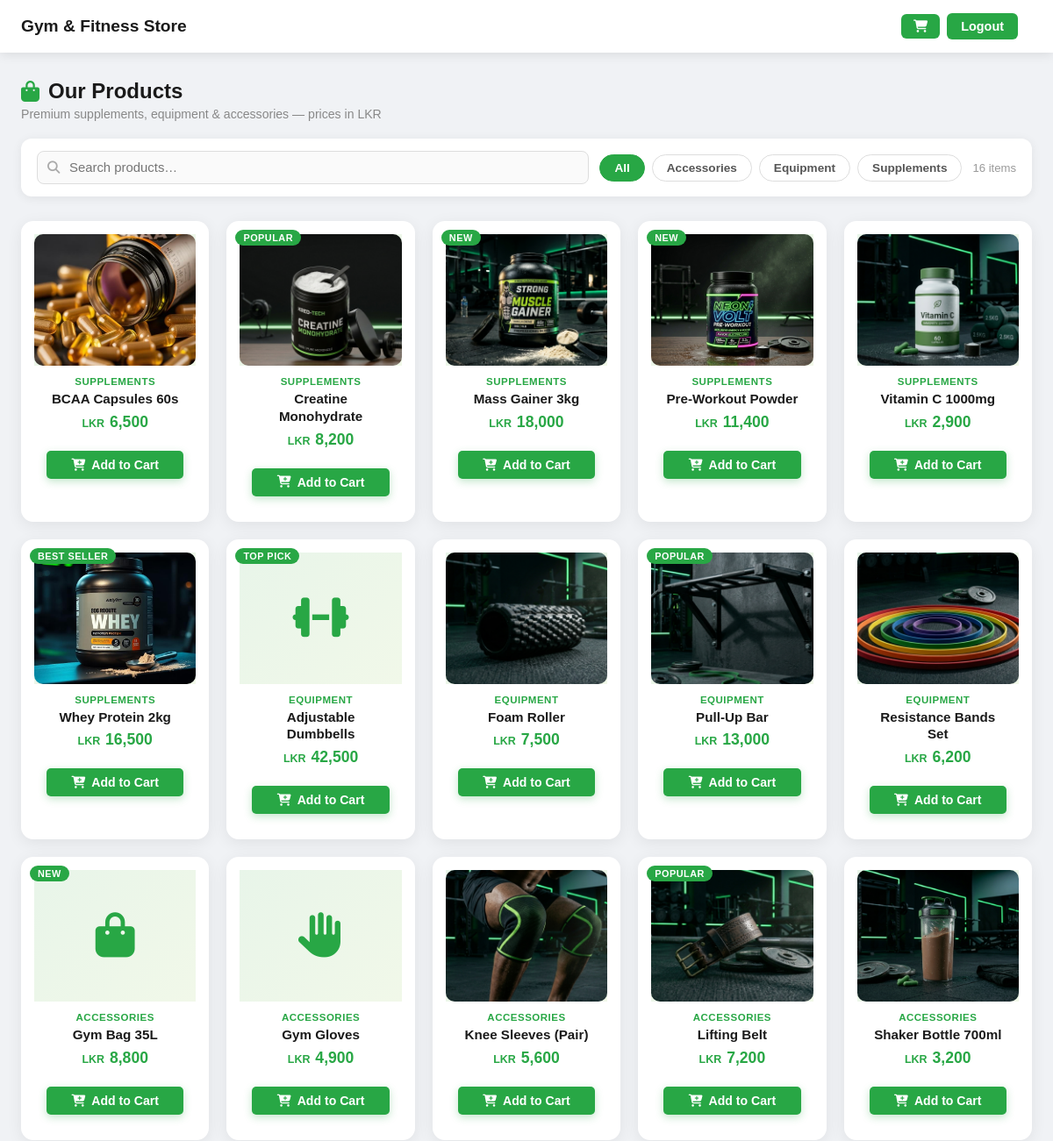
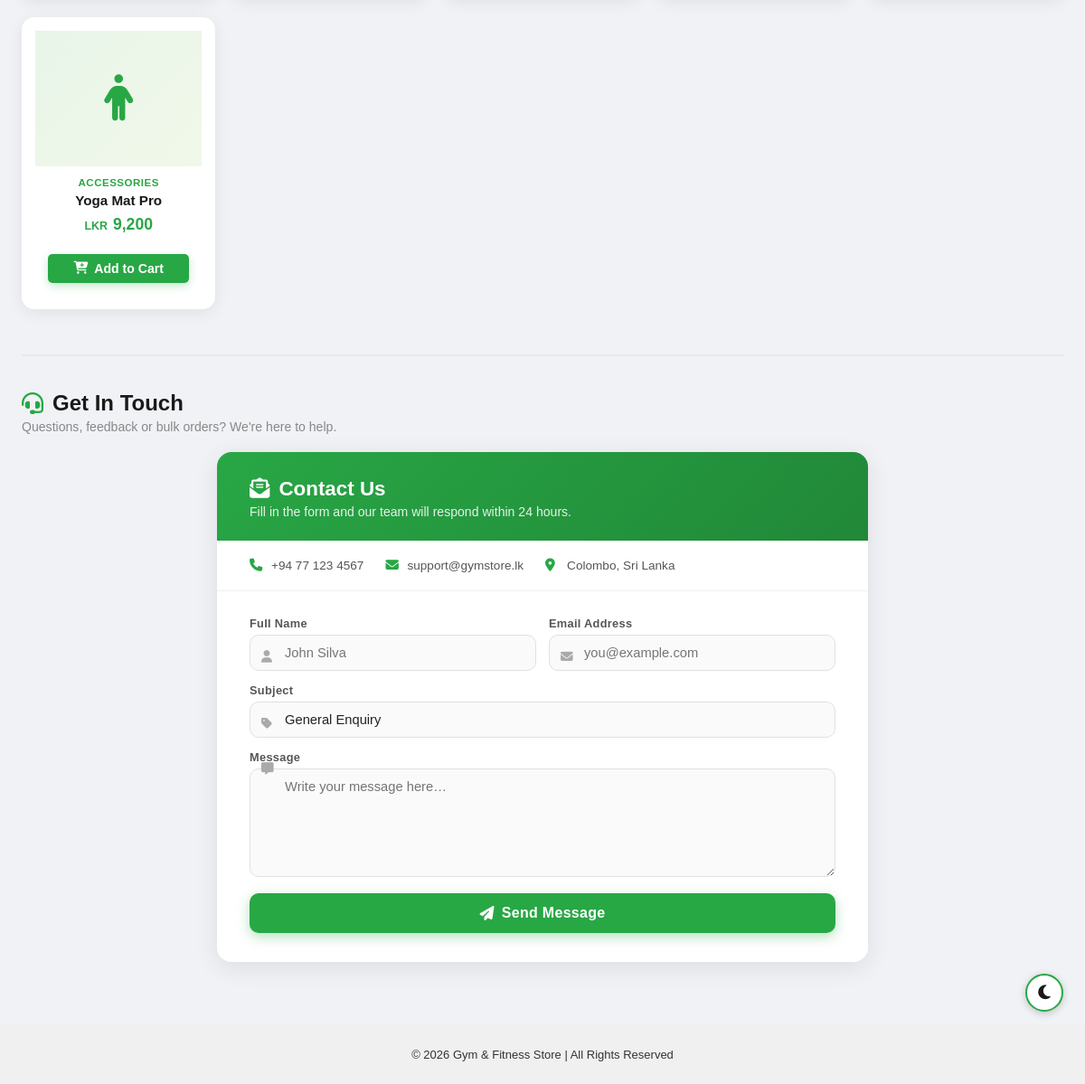
The page /user/home.php (signed in) on the database its author committed (2 pictures, top to bottom).
### tables this page shows
CREATE TABLE `products` (
  `id` int(11) NOT NULL,
  `name` varchar(100) NOT NULL,
  `category` enum('Supplements','Equipment','Accessories') NOT NULL,
  `brand` varchar(50) DEFAULT NULL,
  `price` decimal(10,2) NOT NULL,
  `quantity` int(11) NOT NULL DEFAULT 0,
  `description` text DEFAULT NULL,
  `image` varchar(255) DEFAULT NULL,
  `badge` varchar(50) DEFAULT '',
  `icon` varchar(50) DEFAULT ''
);

### user/home.php (the view, shortened to what this page needs)
<?php
include("../config/db.php");
$all_products = [];
$result = $conn->query("SELECT * FROM products ORDER BY category, name");
if($result && $result->num_rows > 0){
    while($row = $result->fetch_assoc()){
        $all_products[] = $row;
    }
}
$categories = array_unique(array_column($all_products, 'category'));
sort($categories);
?>
<!DOCTYPE html>
<html lang="en">
<head>
<link rel="stylesheet" href="../assets/style.css">
<link rel="stylesheet" href="https://cdnjs.cloudflare.com/ajax/libs/font-awesome/6.5.1/css/all.min.css">
</head>
<body class="light-mode">
<?php include("../includes/header.php"); ?>
<div class="page-outer">
<div class="main-content">
    <h2 class="section-heading"><i class="fa-solid fa-bag-shopping"></i> Our Products</h2>
    <p class="section-sub">Premium supplements, equipment &amp; accessories — prices in LKR</p>
    <div class="filter-bar">
        <div class="search-wrap">
            <i class="fa-solid fa-magnifying-glass"></i>
            <input type="text" id="searchInput" placeholder="Search products…" oninput="filterProducts()">
        </div>
        <div class="category-tabs">
            <button class="tab-btn active" data-cat="all" onclick="setCategory(this)">All</button>
            <?php foreach($categories as $cat): ?>
                <button class="tab-btn" data-cat="<?= htmlspecialchars($cat) ?>" onclick="setCategory(this)">
                    <?= htmlspecialchars($cat) ?>
                </button>
            <?php endforeach; ?>
        </div>
        <span class="results-count" id="resultsCount"></span>
    </div>
    <div class="products-grid" id="productsGrid">
    <?php foreach($all_products as $i => $row):
        $icon     = $row['icon']     ?? 'fa-box';
        $badge    = $row['badge']    ?? '';
        $category = $row['category'] ?? 'Other';
        $delay    = ($i % 8) * 0.06;
        $hasImg   = isset($row['image']) && !empty($row['image']) && file_exists("../assets/images/".$row['image']);
        $price    = number_format((float)$row['price'], 0);
    ?>
        <div class="product-card"
             data-name="<?= strtolower(htmlspecialchars($row['name'])) ?>"
             data-cat="<?= htmlspecialchars($category) ?>"
             style="animation-delay:<?= $delay ?>s">
            <?php if($badge): ?>
                <span class="product-badge"><?= htmlspecialchars($badge) ?></span>
            <?php endif; ?>
            <div class="product-img-wrap">
                <?php if($hasImg): ?>
                    <img src="../assets/images/<?= htmlspecialchars($row['image']) ?>"
                         alt="<?= htmlspecialchars($row['name']) ?>">
                <?php else: ?>
                    <i class="fa-solid <?= htmlspecialchars($icon) ?>"></i>
                <?php endif; ?>
            </div>
            <div class="product-info">
                <div class="product-category-tag"><?= htmlspecialchars($category) ?></div>
                <h3><?= htmlspecialchars($row['name']) ?></h3>
                <p class="price"><span class="price-currency">LKR</span> <?= $price ?></p>
                <form method="POST" style="margin:0;">
                    <button type="submit" name="add_to_cart" class="btn-cart">
                        <i class="fa-solid fa-cart-plus"></i> Add to Cart
                    </button>
                </form>
            </div>
        </div>
    <?php endforeach; ?>
    </div>
    <hr class="section-divider">
    <h2 class="section-heading"><i class="fa-solid fa-headset"></i> Get In Touch</h2>
    <p class="section-sub">Questions, feedback or bulk orders? We're here to help.</p>
    <div class="contact-card">
        <div class="contact-card-header">
            <h2><i class="fa-solid fa-envelope-open-text"></i> Contact Us</h2>
            <p>Fill in the form and our team will respond within 24 hours.</p>
        </div>
        <div class="contact-info-row">
            <span class="contact-info-item"><i class="fa-solid fa-phone"></i> +94 77 123 4567</span>
            <span class="contact-info-item"><i class="fa-solid fa-envelope"></i> support@gymstore.lk</span>
            <span class="contact-info-item"><i class="fa-solid fa-location-dot"></i> Colombo, Sri Lanka</span>
        </div>
        <div class="contact-form-body">
            <form method="POST" autocomplete="off">
                <div class="form-row">
                    <div class="input-group">
                        <label>Full Name</label>
                        <input type="text" name="c_name" placeholder="John Silva"
                               value="<?= htmlspecialchars($_POST['c_name'] ?? '') ?>" required>
                    </div>
                    <div class="input-group">
                        <label>Email Address</label>
                        <input type="email" name="c_email" placeholder="you@example.com"
                               value="<?= htmlspecialchars($_POST['c_email'] ?? '') ?>" required>
                    </div>
                </div>
                <div class="input-group">
                    <label>Subject</label>
                    <select name="c_subject">
                        <option value="General Enquiry" <?= ($_POST['c_subject']??'')==='General Enquiry'?'selected':'' ?>>General Enquiry</option>
                    </select>
                </div>
                <div class="input-group textarea-group">
                    <label>Message</label>
                    <textarea name="c_message" placeholder="Write your message here…" required><?= htmlspecialchars($_POST['c_message'] ?? '') ?></textarea>
                </div>
                <button type="submit" name="contact_submit" class="btn-send">
                    <i class="fa-solid fa-paper-plane"></i> Send Message
                </button>
            </form>
        </div>
    </div>
</div>
<div class="mode-toggle-container">
    <button id="mode-toggle" title="Toggle Light/Dark Mode">
        <i class="fa-solid fa-moon"></i>
    </button>
</div>
</div>
<?php include("../includes/footer.php"); ?>
</body>
</html>

### includes/header.php (shortened to what this page needs)
<?php
$currentPage = basename($_SERVER['PHP_SELF']);
$isLanding   = $currentPage === 'index.php';
$userLogged  = isset($_SESSION['user']);
$scriptDir = str_replace('\\', '/', dirname($_SERVER['PHP_SELF']));
$scriptDir = trim($scriptDir, '/');
$depth     = ($scriptDir === '') ? 0 : substr_count($scriptDir, '/') + 1;
$root      = str_repeat('../', $depth);
?>
<header class="main-header">
    <div class="logo">Gym &amp; Fitness Store</div>
    <nav id="mainNav">
        <ul>
            <?php if($isLanding): ?>
                <li><a href="auth/login.php"    class="btn-header">Login</a></li>
                <li><a href="auth/register.php" class="btn-header">Register</a></li>
            <?php else: ?>
                <?php if($userLogged): ?>
                    <li>
                        <a href="<?= $root ?>/gym-store/user/cart.php" class="btn-cart-header" title="Cart">
                            <i class="fa-solid fa-cart-shopping"></i>
                        </a>
                    </li>
                    <li><a href="<?= $root ?>/gym-store/auth/logout.php" class="btn-header">Logout</a></li>
                <?php endif; ?>
            <?php endif; ?>
        </ul>
    </nav>
</header>

### includes/footer.php
<footer class="main-footer">
    <div class="footer-content">
        <p>&copy; <?= date('Y') ?> Gym & Fitness Store | All Rights Reserved</p>
    </div>
</footer>

### assets/style.css (style rules this page uses)
body, html { margin:0; padding:0; font-family: Arial, sans-serif; transition: background 0.3s, color 0.3s; }
a { text-decoration:none; }
button { cursor:pointer; }
.main-header { width:100%; background:#1a1a1a; color:#fff; display:flex; align-items:center; padding:0 24px; height: 60px; z-index:1000; box-shadow:0 2px 10px rgba(0,0,0,0.2); box-sizing: border-box; flex-shrink: 0; }
.main-header .logo { font-size:20px; font-weight:bold; color:#fff !important; white-space: nowrap; flex-shrink: 0; }
.main-header nav { margin-left:auto; padding-right:40px; }
.main-header nav ul { display:flex; list-style:none; margin:0; padding:0; align-items:center; gap:10px; }
.btn-header { padding:8px 16px; border-radius:5px; background:#28a745; color:#fff !important; font-weight:bold; font-size:0.9rem; transition:background 0.3s; }
.main-footer { text-align:center; padding:8px 10px; font-size:13px; flex-shrink:0; transition:background 0.3s,color 0.3s; }
body.light-mode .main-footer { background:#f0f0f0 !important; color:#333 !important; }
.product-card { background:#fff; border-radius:10px; padding:15px; text-align:center; box-shadow:0 5px 15px rgba(0,0,0,0.1); }
.product-card img { max-width:100%; border-radius:10px; }
.product-card h3 { margin:10px 0 5px; }
.product-card p { margin:5px 0; color:#555; }
.product-card button { padding:8px 15px; border:none; border-radius:5px; background:#28a745; color:#fff; cursor:pointer; margin-top:10px; }
body.light-mode { background:#f4f4f4; color:#222; }
body.light-mode .main-header { background:#ffffff !important; box-shadow:0 2px 12px rgba(0,0,0,0.10) !important; }
body.light-mode .main-header .logo { color:#1a1a1a !important; }
body.light-mode .btn-header, body.dark-mode .btn-header { color:#fff !important; }

### includes/header.php (style rules this page uses)
.main-header { display:flex; align-items:center; padding:0 24px; height:60px; background:#1a1a1a; z-index:1000; box-sizing:border-box; width:100%; flex-shrink:0; transition:background 0.3s,box-shadow 0.3s; }
.main-header .logo { color:#fff; font-size:1.2rem; font-weight:bold; white-space:nowrap; flex-shrink:0; transition:color 0.3s; text-decoration:none; }
body.light-mode .main-header { background:#ffffff !important; box-shadow:0 2px 12px rgba(0,0,0,0.10); }
body.light-mode .main-header .logo { color:#1a1a1a !important; }
.main-header nav { margin-left:auto; padding-right:16px; }
.main-header nav ul { list-style:none; margin:0; padding:0; display:flex; align-items:center; gap:8px; }
.btn-header { display:inline-block; padding:7px 16px; border-radius:6px; text-decoration:none; font-weight:bold; font-size:0.9rem; color:#fff !important; background:#28a745; transition:background 0.3s; }
.btn-cart-header { display:inline-flex; align-items:center; gap:6px; padding:7px 14px; border-radius:6px; text-decoration:none; font-weight:bold; font-size:0.9rem; color:#fff !important; background:#28a745; transition:background 0.3s; position:relative; }

### rows shown on the page
products: image (picture), category "SUPPLEMENTS", name "BCAA Capsules 60s", price "6,500"
products: badge "POPULAR", image (picture), category "SUPPLEMENTS", name "Creatine Monohydrate", price "8,200"
products: badge "NEW", image (picture), category "SUPPLEMENTS", name "Mass Gainer 3kg", price "18,000"
products: badge "NEW", image (picture), category "SUPPLEMENTS", name "Pre-Workout Powder", price "11,400"
products: image (picture), category "SUPPLEMENTS", name "Vitamin C 1000mg", price "2,900"
products: badge "BEST SELLER", image (picture), category "SUPPLEMENTS", name "Whey Protein 2kg", price "16,500"
products: badge "TOP PICK", category "EQUIPMENT", name "Adjustable Dumbbells", price "42,500"
products: image (picture), category "EQUIPMENT", name "Foam Roller", price "7,500"
products: badge "POPULAR", image (picture), category "EQUIPMENT", name "Pull-Up Bar", price "13,000"
products: image (picture), category "EQUIPMENT", name "Resistance Bands Set", price "6,200"
products: badge "NEW", category "ACCESSORIES", name "Gym Bag 35L", price "8,800"
products: category "ACCESSORIES", name "Gym Gloves", price "4,900"
products: image (picture), category "ACCESSORIES", name "Knee Sleeves (Pair)", price "5,600"
products: badge "POPULAR", image (picture), category "ACCESSORIES", name "Lifting Belt", price "7,200"
products: image (picture), category "ACCESSORIES", name "Shaker Bottle 700ml", price "3,200"
products: category "ACCESSORIES", name "Yoga Mat Pro", price "9,200"

### other values the page prints
$cat "Accessories"
$cat "Equipment"
$cat "Supplements"
